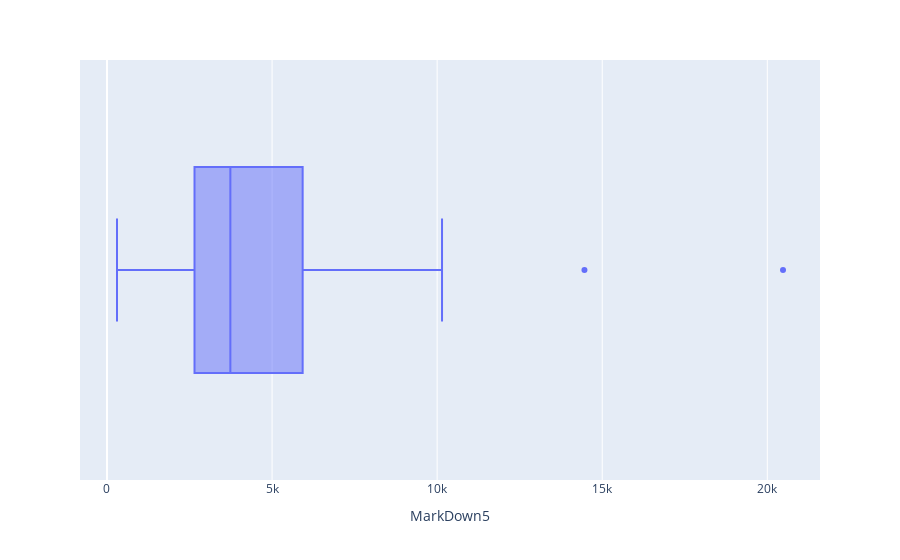

Source (notebook cell):
### Code cell
fig = px.box(features_1, x= "MarkDown5")

fig.show()

### Figure 1 — Plotly figure (JSON) as saved in the notebook; plotly's stock layout.template omitted (floating-point values rounded to 4 significant figures; data arrays with more than 128 entries replaced by an {"elided": "..."} marker saying what was removed)
{"data": [{"alignmentgroup": "True", "hovertemplate": "MarkDown5=%{x}<extra></extra>", "legendgroup": "", "marker": {"color": "#636efa"}, "name": "", "notched": false, "offsetgroup": "", "orientation": "h", "showlegend": false, "type": "box", "x": {"elided": "182 float values"}, "x0": " ", "xaxis": "x", "y0": " ", "yaxis": "y"}], "layout": {"boxmode": "group", "legend": {"tracegroupgap": 0}, "margin": {"t": 60}, "xaxis": {"anchor": "y", "domain": [0, 1], "title": {"text": "MarkDown5"}}, "yaxis": {"anchor": "x", "domain": [0, 1]}}}
